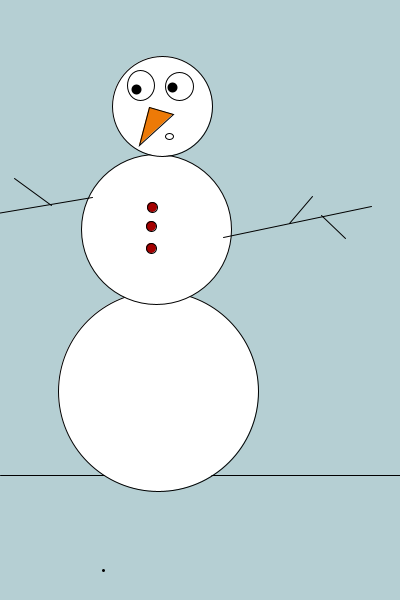
Frame 1 (no input)
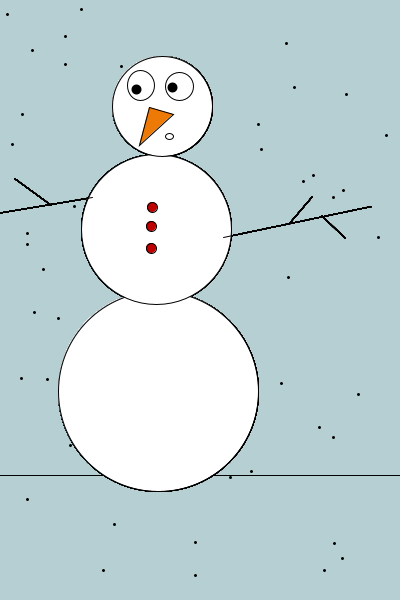
Frame 60 (the mouse pressed at the canvas centre just before this capture)
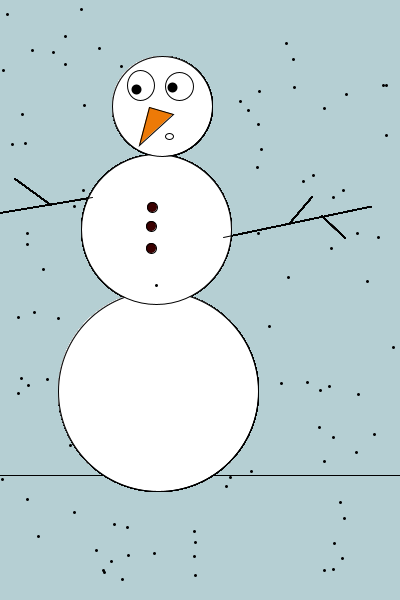
Frame 120 (the mouse held since frame 60 and released just before this capture)

The Processing sketch that drew these frames (run headless with seeded random() and noise(); from frame 60 on, the mouse is pressed at the canvas centre):

// Processing sketch: processing_48448
// ── processing_48448.pde

void setup ()
{
  size (400, 600) ;
  background (181,207,211) ;
  smooth () ;
  textAlign (CENTER) ;
}

void draw ()
{
  strokeWeight (1);
  line (0, 475, 539,475) ;

  ellipse (158, 391, 200, 200) ;
  ellipse (156.5, 229.49, 150, 150) ;
  ellipse (162, 106, 100,100) ;
  line (223,237,371,206) ;
  line (-32.8311, 218.06, 92.83, 197.93) ;
  line (51,205,14,178) ;
  line (289,223,312,196);
  line (321, 215, 345,238);
  fill (237, 122,7) ;
  triangle (139, 145, 149, 107, 173, 114) ;
  fill (255,255,255) ;
  ellipse (169, 136,8, 6) ;
  ellipse (140.5, 85, 27,30) ;
  ellipse (179, 86, 28, 28) ;
 
  fill (random (255) ,0,0);
  
  ellipse (152,207, 10,10) ;
  ellipse (151,226, 10, 10) ;
  ellipse (151, 248, 10, 10) ;
  
  strokeWeight (10);
   point (136, 89);
  point (172, 87) ;
  
  strokeWeight (3);
   fill (255,255,255);
  point (random (400), random (600)); 
 
  
}
